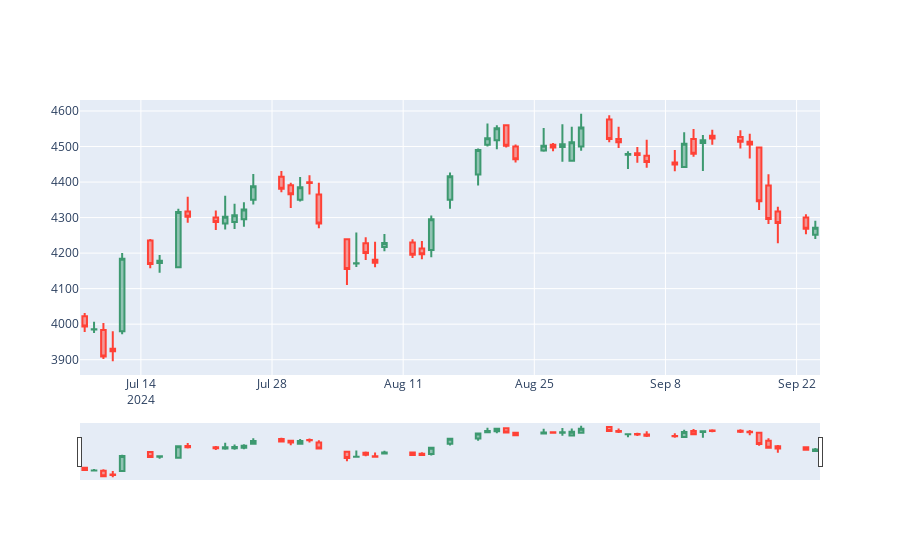

The code cell stored with this chart in its notebook:
### Code cell
import yfinance as yf
import datetime
import plotly.graph_objects as go
import pandas as pd

data = yf.download ('TCS.NS', start = '2024-07-07', end = datetime.date.today())
# print (type(data))
# data.to_csv ('TCS_data1.csv')
data = pd.read_csv ('TCS_data1.csv')
l = tuple (data)
print (data)
chart = go.Figure (data = go.Candlestick(x = data[l[0]], open = data['Open'], high = data['High'], low = data['Low'], close = data['Close']))
chart.show()
